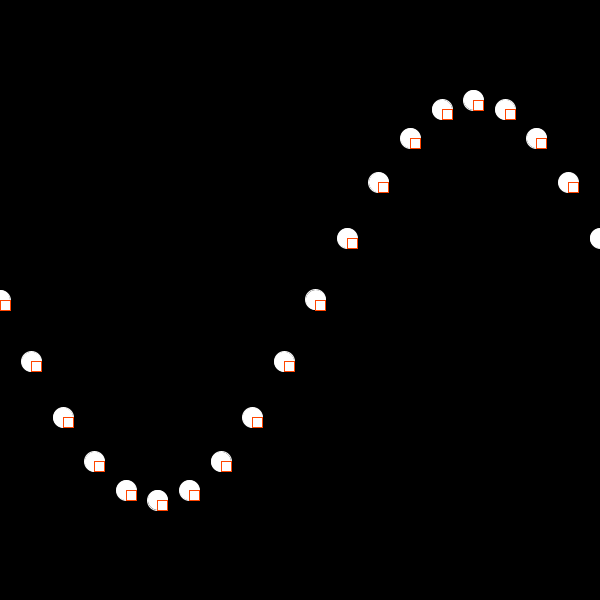
Frame 1 (no input)
Frame 60 (the mouse pressed at the canvas centre just before this capture): identical to frame 1, image omitted
Frame 120 (the mouse held since frame 60 and released just before this capture): identical to frame 1, image omitted

The Processing sketch that drew this single still picture (run headless with seeded random() and noise(); from frame 60 on, the mouse is pressed at the canvas centre):

// Processing sketch: curve_points_shape_vectorarray
// ── curve_points_shape_vectorarray.pde
int dots = 20;

PVector[] points = new PVector[dots];

void setup() {
  size(600, 600);
}

void draw() {
  background(0);

  stroke(255);

  for (int i = 0; i < dots; i++) {
    float x = map(i, 0, dots-1, 0, width);
    float y = sin(i / float(dots) * TWO_PI) * 200 + height * 0.5;

    PVector vec = new PVector(x, y);
    points[i] = vec;
    
    ellipse(vec.x, vec.y, 20, 20);
  }

   stroke(255, 69, 0);
   for (int i = 0; i < dots; i++) {
     PVector vec = points[i];

     rect(vec.x, vec.y, 10, 10);
    }
}
